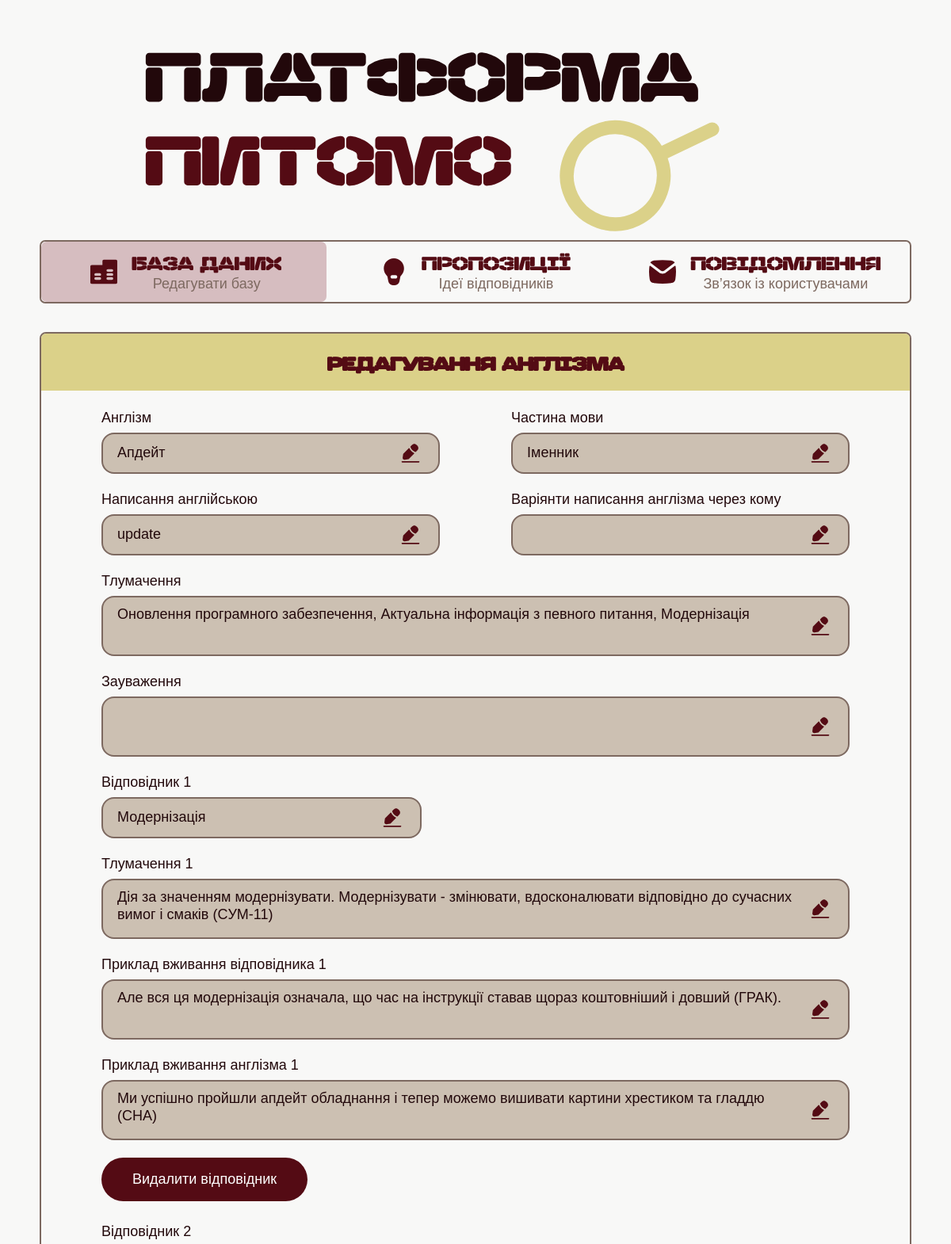
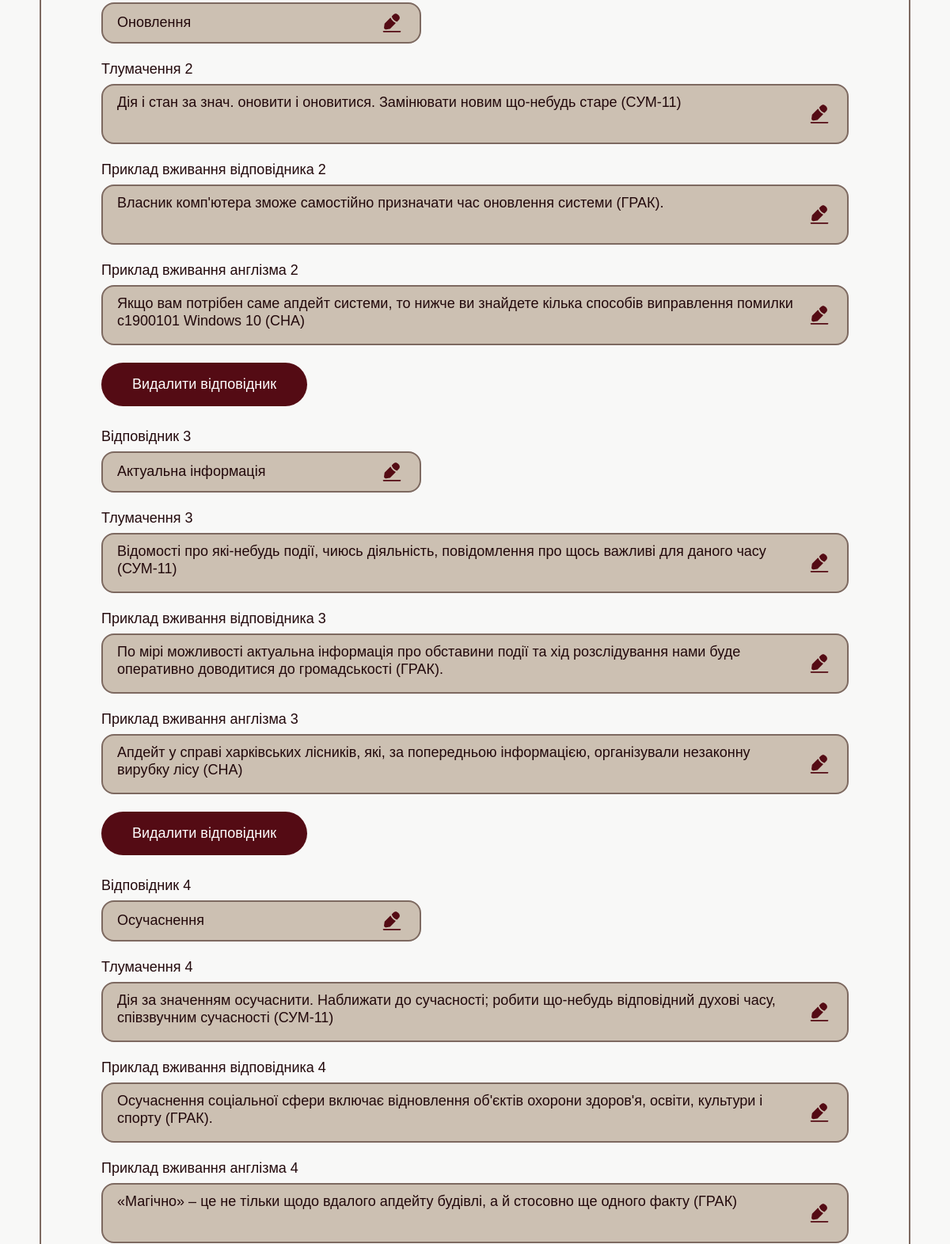
/admin_edit_anglicism/54 (signed in, upper part), run on an earlier commit of the app's database (2 pictures, top to bottom).
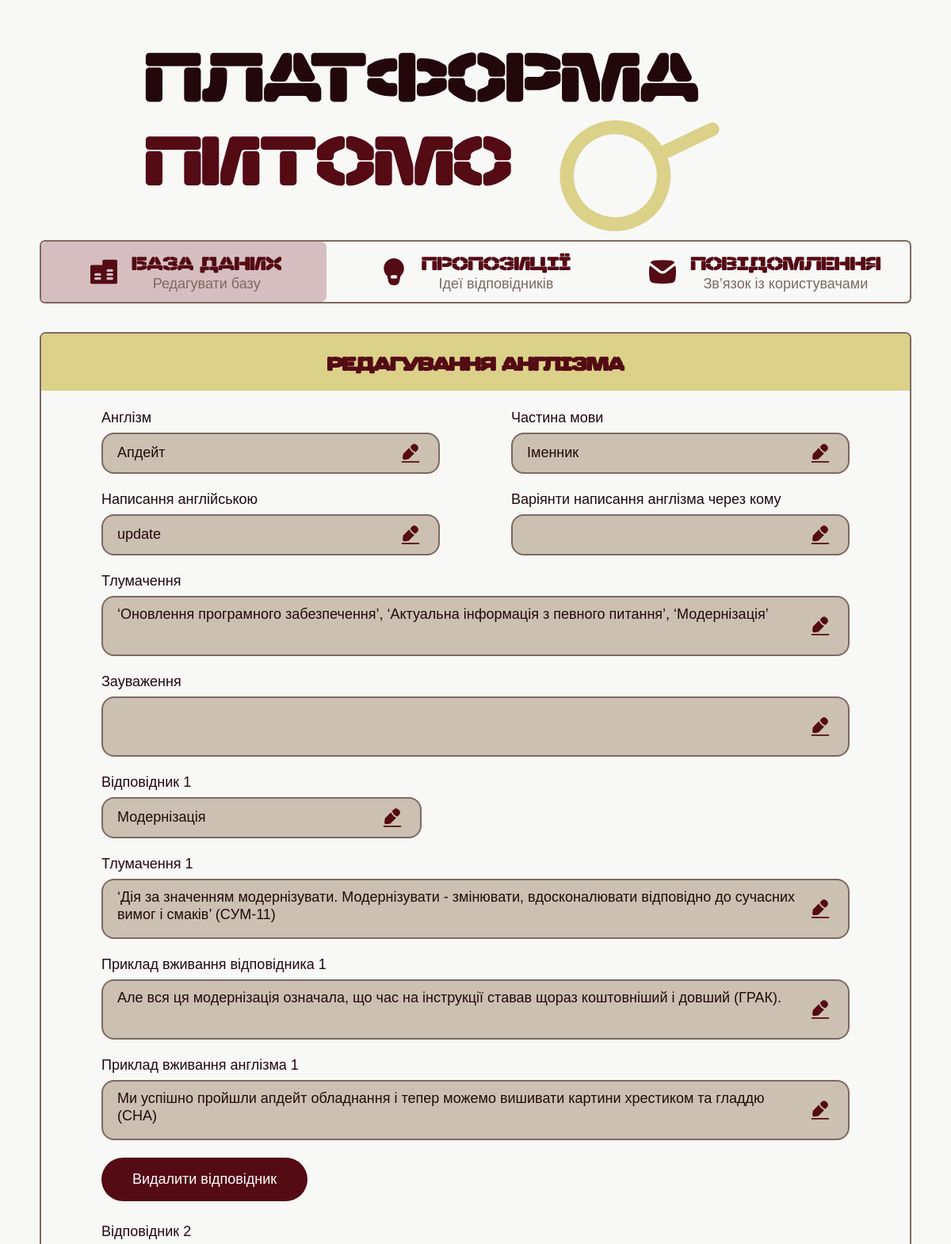
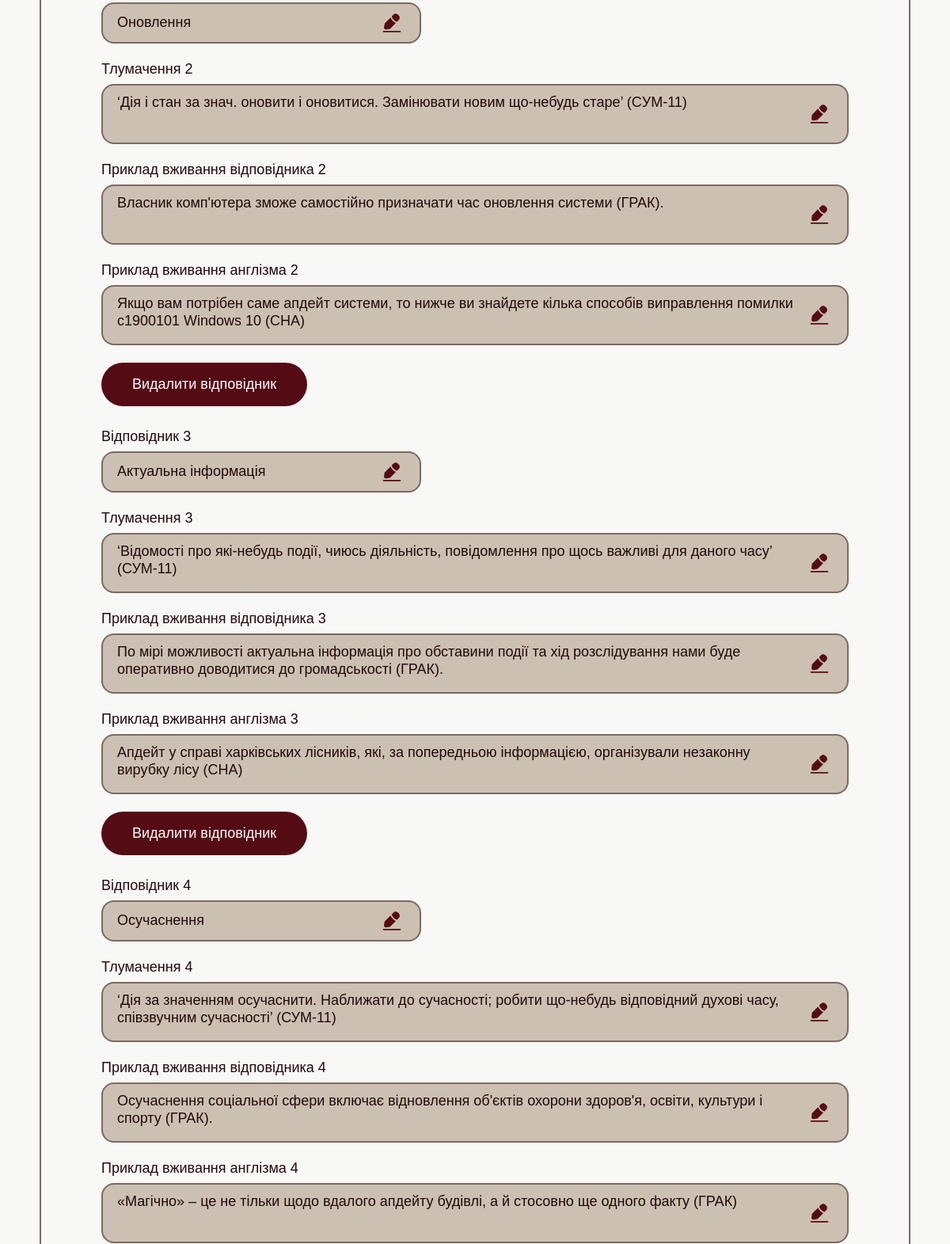
And on a later commit of the database (2 pictures, top to bottom).
### tables this page shows
CREATE TABLE "Англізм" (
"ID" INTEGER,
  "Англізм" TEXT,
  "Частина мови" TEXT,
  "Оригінальне написання англізма" TEXT,
  "Тлумачення" TEXT,
  "Зауваження" TEXT
);

CREATE TABLE "Відповідник" (
"ID" INTEGER,
  "ID англізма" INTEGER,
  "Відповідник" TEXT,
  "Тлумачення" TEXT,
  "Приклад вживання відповідника" TEXT,
  "Приклад вживання англізма" TEXT
);

### app.py (the view, shortened to what this page needs)
@app.route(
    "/admin_edit_anglicism/<int:anglicism_id>",
    methods=["GET", "POST"]
)
def admin_edit_anglicism(anglicism_id):
    if not session.get("admin_logged_in"):
        return redirect(url_for("admin_login"))
    conn = sqlite3.connect(DB_PATH)
    cursor = conn.cursor()
    anglicism_data = get_anglicism_by_id(
        anglicism_id
    )
    if not anglicism_data:
        conn.close()
        return redirect(url_for("admin_database"))
    equivalents = anglicism_data["replacements"]
    conn.close()
    return render_template(
        "admin_edit_anglicism.html",
        anglicism={
            "id": anglicism_data["id"],
            "word": anglicism_data["anglicism"],
            "part_of_speech": anglicism_data["part_of_speech"],
            "english_word": anglicism_data["original_spelling"],
            "definition": anglicism_data["definition"],
            "notes": "",
            "variants": ", ".join(anglicism_data["variants"])
        },
        equivalents=equivalents
    )

### templates/admin_edit_anglicism.html (shortened to what the changed rows need)
<!DOCTYPE html>
<html lang="uk">
<head>
  <link
    rel="stylesheet"
    href="{{ url_for('static', filename='css/admin_edit_anglicism.css') }}"
  />
</head>
<body>
<main>
  <section class="edit-card">
    <div class="edit-card-header">
      <h1>Редагування англізма</h1>
    </div>
    <form
      class="edit-form"
      method="POST"
      action="{{ url_for('admin_edit_anglicism', anglicism_id=anglicism.id) }}"
    >
      <div class="form-row">
        <label>
          <div class="editable-field short">
            <span
              class="editable-text"
              contenteditable="true"
              data-input-id="anglicism-word-input"
            >
              {{ anglicism.word }}
            </span>
            <button type="button">
              <img
                src="{{ url_for('static', filename='images/іконка_редагувати.svg') }}"
                alt="Редагувати"
              />
            </button>
          </div>
        </label>
        <label>
          <div class="editable-field short">
            <span
              class="editable-text"
              contenteditable="true"
              data-input-id="part-of-speech-input"
            >
              {{ anglicism.part_of_speech }}
            </span>
            <button type="button">
              <img
                src="{{ url_for('static', filename='images/іконка_редагувати.svg') }}"
                alt="Редагувати"
              />
            </button>
          </div>
        </label>
      </div>
      <div class="form-row">
        <label>
          <div class="editable-field short">
            <span
              class="editable-text"
              contenteditable="true"
              data-input-id="english-input"
            >
              {{ anglicism.english_word }}
            </span>
            <button type="button">
              <img
                src="{{ url_for('static', filename='images/іконка_редагувати.svg') }}"
                alt="Редагувати"
              />
            </button>
          </div>
        </label>
      </div>
      <label>
        <div class="editable-field large">
          <span
            class="editable-text"
            contenteditable="true"
            data-input-id="definition-input"
          >
            {{ anglicism.definition }}
          </span>
          <button type="button">
            <img
              src="{{ url_for('static', filename='images/іконка_редагувати.svg') }}"
              alt="Редагувати"
            />
          </button>
        </div>
      </label>
      <div id="equivalents-container">
        {% for equivalent in equivalents %}
        <div class="equivalent-block">
          <label class="short-field">
            <span class="equivalent-title">
            </span>
            <div class="editable-field short">
              <span
                class="editable-text equivalent-word"
                contenteditable="true"
              >
                {{ equivalent.word }}
              </span>
              <button type="button">
                <img
                  src="{{ url_for('static', filename='images/іконка_редагувати.svg') }}"
                  alt="Редагувати"
                />
              </button>
            </div>
          </label>
          <label>
            <span class="meaning-title">
            </span>
            <div class="editable-field large">
              <span
                class="editable-text equivalent-definition"
                contenteditable="true"
              >
                {{ equivalent.definition }}
              </span>
              <button type="button">
                <img
                  src="{{ url_for('static', filename='images/іконка_редагувати.svg') }}"
                  alt="Редагувати"
                />
              </button>
            </div>
          </label>
          <label>
            <span class="example-equivalent-title">
            </span>
            <div class="editable-field large">
              <span
                class="editable-text equivalent-example"
                contenteditable="true"
              >
                {{ equivalent.example_equivalent }}
              </span>
              <button type="button">
                <img
                  src="{{ url_for('static', filename='images/іконка_редагувати.svg') }}"
                  alt="Редагувати"
                />
              </button>
            </div>
          </label>
          <label>
            <span class="example-anglicism-title">
            </span>
            <div class="editable-field large">
              <span
                class="editable-text anglicism-example"
                contenteditable="true"
              >
                {{ equivalent.example_anglicism }}
              </span>
              <button type="button">
                <img
                  src="{{ url_for('static', filename='images/іконка_редагувати.svg') }}"
                  alt="Редагувати"
                />
              </button>
            </div>
          </label>
          <button
            class="delete-equivalent-button"
            type="button"
          >
            Видалити відповідник
          </button>
        </div>
        {% endfor %}
      </div>
    </form>
  </section>
</main>
</body>
</html>

What changed in the data, as far as the page shows it:
changed Англізм "Апдейт": definition "Оновлення програмного забезпечення, Актуальна інформація з певного питання, Модернізація" → "‘Оновлення програмного забезпечення’, ‘Актуальна інформація з певного питання’, ‘Модернізація’"
changed Відповідник "Модернізація": definition "Дія за значенням модернізувати. Модернізувати - змінювати, вдосконалювати відповідно до сучасних вимог і смаків (CУМ-11)" → "‘Дія за значенням модернізувати. Модернізувати - змінювати, вдосконалювати відповідно до сучасних вимог і смаків’ (CУМ-11)"
changed Відповідник "Оновлення": definition "Дія і стан за знач. оновити і оновитися. Замінювати новим що-небудь старе (CУМ-11)" → "‘Дія і стан за знач. оновити і оновитися. Замінювати новим що-небудь старе’ (CУМ-11)"
changed Відповідник "Актуальна інформація": definition "Відомості про які-небудь події, чиюсь діяльність, повідомлення про щось важливі для даного часу (СУМ-11)" → "‘Відомості про які-небудь події, чиюсь діяльність, повідомлення про щось важливі для даного часу’ (СУМ-11)"
changed Відповідник "Осучаснення": definition "Дія за значенням осучаснити. Наближати до сучасності; робити що-небудь відповідний духові часу, співзвучним сучасності (СУМ-11)" → "‘Дія за значенням осучаснити. Наближати до сучасності; робити що-небудь відповідний духові часу, співзвучним сучасності’ (СУМ-11)"
